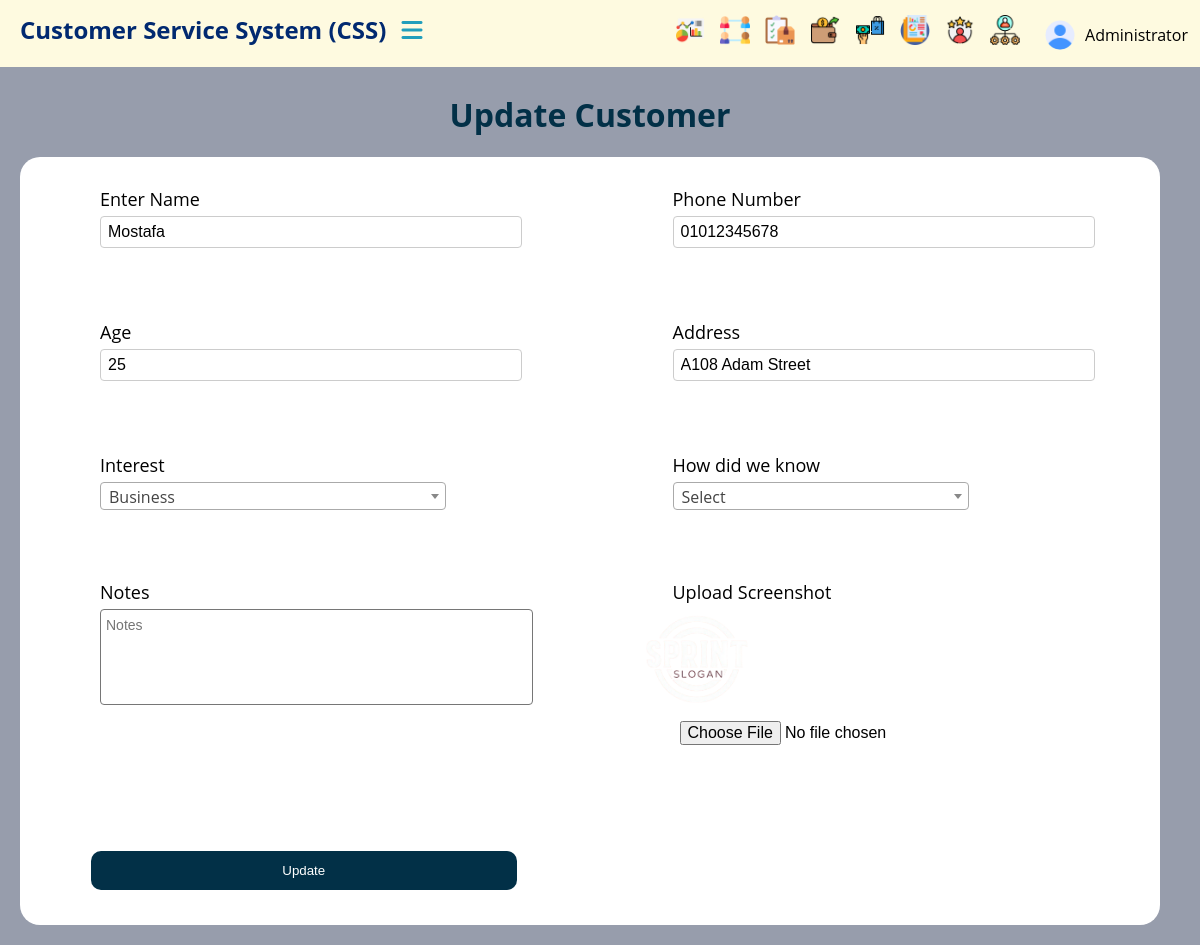
Screenshot of /customer/update/7/ (signed in) with the database file from the repository.
### customers/models.py (models this page shows, shortened)
class Customer(models.Model):
    INTEREST_CHOICES = [
        ('Programming', 'Programming'),
        ('Design', 'Design'),
        ('Marketing', 'Marketing'),
        ('Business', 'Business'),
        ('Other', 'Other'),
    ]
    KNOW_SOURCE_CHOICES = [
        ('Facebook', 'Facebook'),
        ('Instagram', 'Instagram'),
        ('TikTok', 'TikTok'),
        ('Friend', 'Friend'),
        ('Other', 'Other'),
    ]
    name = models.CharField(max_length=255, null=False)
    phone_number = models.CharField(
        max_length=12,
        validators=[MinLengthValidator(11)],
        blank=False
    )
    age = models.PositiveIntegerField()
    address = models.CharField(max_length=255)
    interest = models.CharField(max_length=20, choices=INTEREST_CHOICES)
    how_did_we_know = models.CharField(max_length=20, choices=KNOW_SOURCE_CHOICES)
    screenshot = models.ImageField(upload_to=get_customer_image_upload_to)
    notes = models.TextField(blank=True, null=True)
    created_at = models.DateTimeField(auto_now_add=True)
    code = models.CharField(max_length=6, unique=True, blank=True)
    created_by = models.ForeignKey(User, on_delete=models.SET_NULL, null=True, blank=True)
    class Meta:
        ordering =['-created_at']

### customers/views.py (the view, shortened to what this page needs)
# urls.py: path('update/<int:customer_id>/', views.update_customer, name='update_customer'),
@login_required(login_url='login')
def update_customer(request, customer_id):
    customer = get_object_or_404(Customer, id=customer_id)
    old_data = {
        'name': customer.name,
        'phone_number': customer.phone_number,
        'age': customer.age,
        'address': customer.address,
        'interest': customer.interest,
        'how_did_we_know': customer.how_did_we_know,
        'notes': customer.notes,
        'screenshot': customer.screenshot.url if customer.screenshot else None
    }
    return render(request, 'pages/update_customer.html', {'customer': customer})

### templates/pages/update_customer.html (shortened to what this page needs)
{% extends 'base.html' %}
{% load static %}
{% block content %}
    <div class="content" id="mainContent">
        <h1 style="text-align: center; margin-top:15px; color:#023047;">Update Customer</h1>
        <div class="container">
            <form id="customer_form" method='POST' enctype="multipart/form-data">
                <div class="box" style="margin-left: 40px;">
                    <label for="name">Enter Name</label>
                    <input type="text" id="name" name="name" placeholder="Enter Name" value="{{ customer.name }}" required>
                </div>
                <div class="box" style="margin-left: 40px;">
                    <label for="phone_number">Phone Number</label>
                    <input type="text" id="phone_number" name="phone_number" placeholder="Enter Phone Number" value="{{ customer.phone_number }}" required>
                </div>
                <div class="box" style="margin-left: 40px;">
                    <label for="age">Age</label>
                    <input type="number" id="age" name="age" placeholder="Enter Age" value="{{ customer.age }}" required>
                </div>
                <div class="box" style="margin-left: 40px;">
                    <label for="address">Address</label>
                    <input type="text" id="address" name="address" placeholder="Enter Address" value="{{ customer.address }}" required>
                </div>
                <div class="box" style="margin-left: 80px;">
                    <label for="interest" style="margin-left: 0px;">Interest</label>
                </div>
                <div class="box" style="margin-left: 80px;">
                    <label for="howDidWeKnow" style="margin-left: 0px;">How did we know</label>
                </div>
                <div class="box" style="margin-left: 40px;">
                    <label for="notes">Notes</label>
                    <textarea id="notes" name="notes" rows="4" cols="50" placeholder="Notes">{{ customer.notes }}</textarea><br><br>
                </div>
                <div class="box" style="margin-left: 40px;">
                    <label for="imageUpload">Upload Screenshot</label>
                    {% if customer.screenshot %}
                        <img src="{{ customer.screenshot.url }}" alt="Current Image" style="max-width: 120px; max-height: 100px;"><br>
                    {% endif %}
                    <input type="file" id="imageUpload" name="image" accept="image/*"><br><br>
                </div>
                <button type="submit" id="submit">Update</button>
            </form>
        </div>
    </div>
{% endblock %}

### templates/parts/navbar.html (shortened to what this page needs)
{% load static %}
<header id="header">
    <nav class="navbar">
        <div class="logo-item">
            <a href="{% url 'home' %}" class="logo">Customer Service System  (CSS)</a>
            <div class="topbar">
                <div class="toggle" onclick="toggleSidebar()">
                    <i class="fa-solid fa-bars"></i>
                </div>
            </div>
        </div>
        <div class="link-item">
            <ul class="navbar-nav">
                <li class="header-item">
                    <a href="{% url 'dashboard' %}" class="header-link">
                        <img src="{% static 'Images/Dashboard.png' %}" class="icon" alt="Dashboard">
                    </a>
                </li>
                <li class="header-item">
                    <a href="{% url 'customers' %}" class="header-link">
                        <img src="{% static 'Images/social-network.png' %}" class="icon" alt="Customers">
                    </a>
                </li>
                <li class="header-item">
                    <a href="{% url 'orders'%}" class="header-link">
                        <img src="{% static 'Images/checklist.png' %}" class="icon" alt="Orders">
                    </a>
                </li>
                <li class="header-item">
                    <a href="{% url 'expenses' %}" class="header-link">
                        <img src="{% static 'Images/spending.png' %}" class="icon" alt="Expenses">
                    </a>
                </li>
                <li class="header-item">
                    <a href="{% url 'total_sales' %}" class="header-link">
                        <img src="{% static 'Images/buy.png' %}" class="icon" alt="Sales">
                    </a>
                </li>
                <li class="header-item">
                    <a href="#" class="header-link">
                        <img src="{% static 'Images/report.png' %}" class="icon" alt="Reports">
                    </a>
                </li>
                <li class="header-item">
                    <a href="{%url 'reviews'%}" class="header-link">
                        <img src="{% static 'Images/review.png' %}" class="icon" alt="Review">
                    </a>
                </li>
                {% if request.user.is_staff or is_admin %}
                <li class="header-item">
                    <a href="#" class="header-link">
                        <img src="{% static 'Images/managing.png' %}" class="icon" alt="Account Management">
                    </a>
                </li>
                {% endif %}
                <li class="header-item dropdown">
                    <a href="#" class="dropdown-toggle">
                        {% if user.profile_picture %}
                            <img src="{{ user.profile_picture.url }}" alt="Profile Picture" class="profile-icon">
                        {% else %}
                            <img src="{% static 'Images/user.png' %}" alt="Default Profile Picture" class="profile-icon">
                        {% endif %}
                        {{ user.get_full_name|default:user.username }}
                    </a>
                </li>
            </ul>
        </div>
    </nav>
</header>

### src/static/css/style.css (style rules this page uses)
body, html { margin: 0; padding: 0; box-sizing: border-box; font-family: 'Open Sans', sans-serif; background-color: #979dac; }
#header { background-color: #FEFAE0; width: 100%; height: 37px; position: fixed; top: 0; left: 0; padding: 15px 20px; z-index: 1000; }
.navbar { display: flex; justify-content: space-between; align-items: center; }
.logo-item { width: 60%; display: flex; align-items: center; }
.link-item { width: 31%; }
.logo { color: #012970; font-size: 24px; font-weight: bold; text-decoration: none; }
.topbar { margin-left: 20px; }
.toggle { cursor: pointer; color: #219EBC; font-size: 24px; }
.link-item { display: flex; align-items: center; }
.navbar-nav { display: flex; list-style: none; margin: 0; padding: 0; }
.header-item { margin-left: 15px; }
.header-link { display: flex; align-items: center; text-decoration: none; color: #fff; }
.header-link .icon { width: 30px; height: 30px; }
.header-item.dropdown { position: relative; }
.dropdown-toggle { display: flex; align-items: center; cursor: pointer; text-decoration: none; color: #000000; padding: 5px 10px; border-radius: 5px; }
.profile-icon { width: 30px; height: 30px; border-radius: 50%; margin-right: 10px; }
.content { width: 85%; position: fixed; right: 0; top: 68px; transition: width 0.3s ease; padding: 10px; height: calc(100% - 68px); overflow: auto; }
@media (min-width: 915px) and (max-width: 1366px) { .logo-item { margin-top: -12px; width: 40%; } }
@media (min-width: 915px) and (max-width: 1366px) { .topbar { margin-left: 15px; } }
@media (min-width: 915px) and (max-width: 1366px) { .link-item { width: 40%; margin-right: 80px; } }

### src/static/css/main.css (style rules this page uses)
form { width: 95%; display: grid; grid-template-columns: repeat(3, 1fr); grid-auto-rows: minmax(50px, auto); grid-column-gap: 5px; grid-row-gap: 10px; border-radius: 20px; background-color: #ffffff; margin: auto; }
.box { margin: 30px 0; }
label { display: block; font-size: 18px; margin-bottom: 5px; color: #000000; margin-left: 40px; }
.box input[type="file"] { background: transparent; color: #000000; border: none; width: 100%; height: 35px; }
input { width: 80%; height: 50%; font-size: 16px; border: 1px solid #ccc; box-sizing: border-box; background: #ffffff; border-radius: 4px; padding: 7px; color: #000000; margin-left: 40px; }
button { width: 75%; height: 39px; display: block; border: none; cursor: pointer; background-color: #023047; color: #fff; border-radius: 10px; transition: 0.5s; margin: 40px auto 35px; }
textarea { padding: 5px; border-radius: 4px; box-sizing: border-box; resize: none; font-family: Arial, sans-serif; font-size: 14px; line-height: 1.5; margin-left: 40px; }
@media (min-width: 916px) and (max-width: 1366px) { form { grid-template-columns: repeat(2, 1fr); } }

### templates/parts/alerts.html (style rules this page uses)
.container { margin-top: 10px; margin-bottom: 30px; }

### rows the page displays
Customer: name "Mostafa", phone_number "01012345678", age "25", address "A108 Adam Street", screenshot (picture)

### other values shown
{{ user.get_full_name|default:user.username }} "Administrator"
